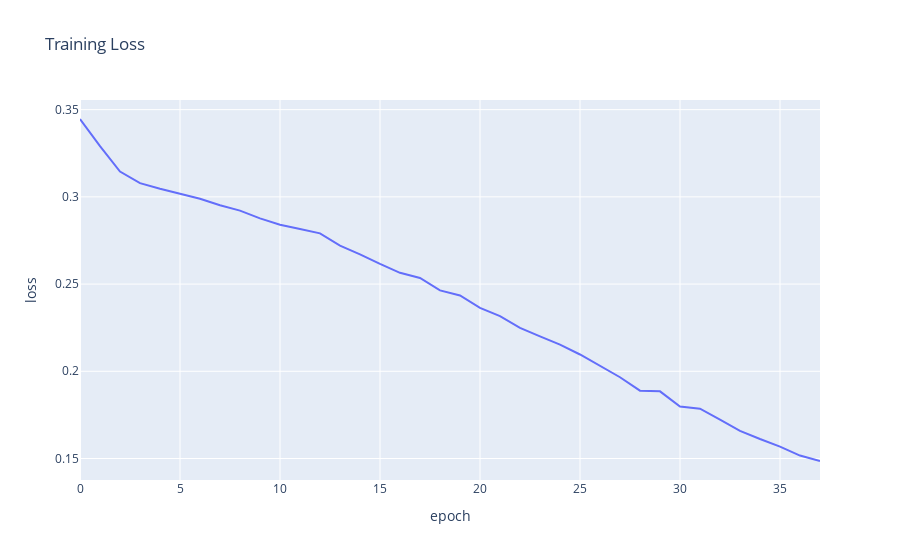

Notebook source saved alongside this figure:
### Code cell
fig_loss = px.line(train_log_df, x='epoch', y='loss', title='Training Loss')
fig_loss.show()

### Figure 1 — Plotly figure (JSON) as saved in the notebook; plotly's stock layout.template omitted (floating-point values rounded to 4 significant figures)
{"data": [{"hovertemplate": "epoch=%{x}<br>loss=%{y}<extra></extra>", "legendgroup": "", "line": {"color": "#636efa", "dash": "solid"}, "marker": {"symbol": "circle"}, "mode": "lines", "name": "", "orientation": "v", "showlegend": false, "x": [0, 1, 2, 3, 4, 5, 6, 7, 8, 9, 10, 11, 12, 13, 14, 15, 16, 17, 18, 19, 20, 21, 22, 23, 24, 25, 26, 27, 28, 29, 30, 31, 32, 33, 34, 35, 36, 37], "xaxis": "x", "y": [0.3446, 0.329, 0.3145, 0.3079, 0.3047, 0.3016, 0.2989, 0.2952, 0.2921, 0.2877, 0.284, 0.2816, 0.2791, 0.272, 0.2671, 0.2616, 0.2565, 0.2535, 0.2464, 0.2435, 0.2363, 0.2317, 0.2249, 0.22, 0.2153, 0.2096, 0.2029, 0.1966, 0.1889, 0.1885, 0.1798, 0.1786, 0.1723, 0.1658, 0.1612, 0.1568, 0.1517, 0.1486], "yaxis": "y", "type": "scatter"}], "layout": {"xaxis": {"anchor": "y", "domain": [0.0, 1.0], "title": {"text": "epoch"}}, "yaxis": {"anchor": "x", "domain": [0.0, 1.0], "title": {"text": "loss"}}, "legend": {"tracegroupgap": 0}, "title": {"text": "Training Loss"}}}
